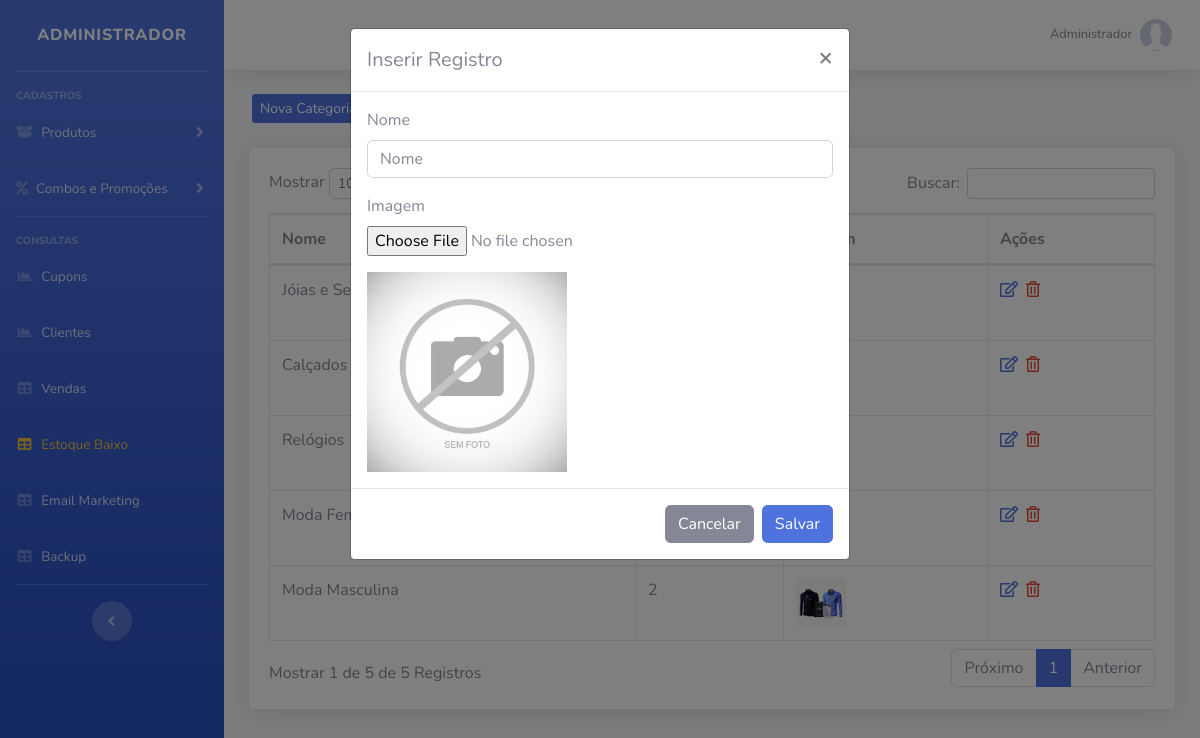
The app's page /sistema/painel-admin/index.php?pag=categorias&funcao=novo (signed in) with its own data.
### tables this page shows
CREATE TABLE `usuarios` (
  `id` int(11) NOT NULL AUTO_INCREMENT,
  `nome` varchar(50) NOT NULL,
  `cpf` varchar(20) NOT NULL,
  `email` varchar(50) NOT NULL,
  `senha` varchar(35) NOT NULL,
  `senha_crip` varchar(150) NOT NULL,
  `nivel` varchar(20) NOT NULL,
  PRIMARY KEY (`id`)
);

CREATE TABLE `categorias` (
  `id` int(11) NOT NULL AUTO_INCREMENT,
  `nome` varchar(50) NOT NULL,
  `nome_url` varchar(50) NOT NULL,
  `imagem` varchar(100) NOT NULL,
  PRIMARY KEY (`id`)
);

### config.php (called while the page is built, shortened)
<?php
$nivel_estoque = 5;
 ?>

### sistema/painel-admin/categorias.php (the view, shortened to what this page needs)
<?php
$pag = "categorias";
require_once("../../conexao.php");
?>
<div class="row mt-4 mb-4">
    <a type="button" class="btn-primary btn-sm ml-3 d-none d-md-block" href="index.php?pag=<?php echo $pag ?>&funcao=novo">Nova Categoria</a>
</div>
<div class="card shadow mb-4">
    <div class="card-body">
        <div class="table-responsive">
            <table class="table table-bordered" id="dataTable" width="100%" cellspacing="0">
                <thead>
                    <tr>
                        <th>Nome</th>
                        <th>Itens</th>
                        <th>Imagem</th>
                        <th>Ações</th>
                    </tr>
                </thead>
                <tbody>
                   <?php
                   $query = $pdo->query("SELECT * FROM categorias order by id desc ");
                   $res = $query->fetchAll(PDO::FETCH_ASSOC);
                   for ($i=0; $i < count($res); $i++) {
                      $nome = $res[$i]['nome'];
                      $imagem = $res[$i]['imagem'];
                      $id = $res[$i]['id'];
                      $query2 = $pdo->query("SELECT * FROM sub_categorias where id_categoria = '$id' ");
                   	  $res2 = $query2->fetchAll(PDO::FETCH_ASSOC);
                   	  $itens = @count($res2);
                      ?>
                    <tr>
                        <td><?php echo $nome ?></td>
                        <td><?php echo $itens ?></td>
                        <td><img src="../../img/categorias/<?php echo $imagem ?>" width="50"></td>
                        <td>
                             <a href="index.php?pag=<?php echo $pag ?>&funcao=editar&id=<?php echo $id ?>" class='text-primary mr-1' title='Editar Dados'><i class='far fa-edit'></i></a>
                            <a href="index.php?pag=<?php echo $pag ?>&funcao=excluir&id=<?php echo $id ?>" class='text-danger mr-1' title='Excluir Registro'><i class='far fa-trash-alt'></i></a>
                        </td>
                    </tr>
<?php } ?>
                </tbody>
            </table>
        </div>
    </div>
</div>
<div class="modal fade" id="modalDados" tabindex="-1" role="dialog" aria-labelledby="exampleModalLabel" aria-hidden="true">
    <div class="modal-dialog" role="document">
        <div class="modal-content">
            <div class="modal-header">
                <?php
                if (@$_GET['funcao'] == 'editar') {
                    $titulo = "Editar Registro";
                    $id2 = $_GET['id'];
                    $query = $pdo->query("SELECT * FROM categorias where id = '" . $id2 . "' ");
                    $res = $query->fetchAll(PDO::FETCH_ASSOC);
                    $nome2 = $res[0]['nome'];
                    $imagem2 = $res[0]['imagem'];
                } else {
                    $titulo = "Inserir Registro";
                }
                ?>
                <h5 class="modal-title" id="exampleModalLabel"><?php echo $titulo ?></h5>
                <button type="button" class="close" data-dismiss="modal" aria-label="Close">
                    <span aria-hidden="true">&times;</span>
                </button>
            </div>
            <form id="form" method="POST">
                <div class="modal-body">
                    <div class="form-group">
                        <label >Nome</label>
                        <input value="<?php echo @$nome2 ?>" type="text" class="form-control" id="nome-cat" name="nome-cat" placeholder="Nome">
                    </div>
                    <div class="form-group">
                        <label >Imagem</label>
                        <input type="file" value="<?php echo @$imagem2 ?>"  class="form-control-file" id="imagem" name="imagem" onChange="carregarImg();">
                    </div>
                    <?php if(@$imagem2 != ""){ ?>
                    	 <img src="../../img/categorias/<?php echo $imagem2 ?>" width="200" height="200" id="target">
                 	<?php  }else{ ?>
                    <img src="../../img/categorias/sem-foto.jpg" width="200" height="200" id="target">
                	<?php } ?>
                </div>
                <div class="modal-footer">
                    <button type="button" id="btn-fechar" class="btn btn-secondary" data-dismiss="modal">Cancelar</button>
                    <button type="submit" name="btn-salvar" id="btn-salvar" class="btn btn-primary">Salvar</button>
                </div>
            </form>
        </div>
    </div>
</div>

### sistema/painel-admin/index.php (shortened to what this page needs)
<?php
require_once("../../conexao.php");
$query = $pdo->query("SELECT * FROM produtos where estoque <= '$nivel_estoque' order by estoque asc ");
$res = $query->fetchAll(PDO::FETCH_ASSOC);
if(@count($res) > 0){
    $classe_estoque = 'text-warning';
}else{
    $classe_estoque = '';
}
$pag = @$_GET["pag"];
$menu1 = "produtos";
$menu2 = "categorias";
$menu3 = "sub-categorias";
$menu4 = "combos";
$menu5 = "promocoes";
$menu6 = "clientes";
$menu7 = "vendas";
$menu8 = "backup";
$menu9 = "tipo-envios";
$menu10 = "carac";
$menu11 = "alertas";
$menu12 = "cupons";
$menu13 = "estoque";
$res = $pdo->query("SELECT * FROM usuarios where id = '$_SESSION[id_usuario]'");
$dados = $res->fetchAll(PDO::FETCH_ASSOC);
$nome_usu = @$dados[0]['nome'];
?>
<!DOCTYPE html>
<html lang="en">
<head>
    <link href="../vendor/fontawesome-free/css/all.min.css" rel="stylesheet" type="text/css">
    <link href="../css/sb-admin-2.min.css" rel="stylesheet">
    <link href="../css/style.css" rel="stylesheet">
    <link href="../vendor/datatables/dataTables.bootstrap4.min.css" rel="stylesheet">
</head>
<body id="page-top">
    <div id="wrapper">
        <ul class="navbar-nav bg-gradient-primary sidebar sidebar-dark accordion" id="accordionSidebar">
            <a class="sidebar-brand d-flex align-items-center justify-content-center" href="index.php">
                <div class="sidebar-brand-text mx-3">Administrador</div>
            </a>
            <hr class="sidebar-divider my-0">
            <hr class="sidebar-divider">
            <div class="sidebar-heading">
                Cadastros
            </div>
            <li class="nav-item">
                <a class="nav-link collapsed" href="#" data-toggle="collapse" data-target="#collapseTwo" aria-expanded="true" aria-controls="collapseTwo">
                    <i class="fas fa-box-open"></i>
                    <span>Produtos</span>
                </a>
            </li>
            <li class="nav-item">
                <a class="nav-link collapsed" href="#" data-toggle="collapse" data-target="#collapseUtilities" aria-expanded="true" aria-controls="collapseUtilities">
                    <i class="fas fa-percent"></i>
                    <span>Combos e Promoções</span>
                </a>
            </li>
            <hr class="sidebar-divider">
            <div class="sidebar-heading">
                Consultas
            </div>
             <li class="nav-item">
                <a class="nav-link" href="index.php?pag=<?php echo $menu12 ?>">
                    <i class="fas fa-fw fa-chart-area"></i>
                    <span>Cupons</span></a>
                </li>
            <li class="nav-item">
                <a class="nav-link" href="index.php?pag=<?php echo $menu6 ?>">
                    <i class="fas fa-fw fa-chart-area"></i>
                    <span>Clientes</span></a>
                </li>
                <li class="nav-item">
                    <a class="nav-link" href="index.php?pag=<?php echo $menu7 ?>">
                        <i class="fas fa-fw fa-table"></i>
                        <span>Vendas</span></a>
                    </li>
                     <li class="nav-item">
                    <a class="nav-link" href="index.php?pag=<?php echo $menu13 ?>">
                        <i class="fas fa-fw fa-table <?php echo $classe_estoque ?>"></i>
                        <span class="<?php echo $classe_estoque ?>">Estoque Baixo</span></a>
                    </li>
                     <li class="nav-item">
                        <a class="nav-link" href="" data-toggle="modal" data-target="#ModalEmail">
                            <i class="fas fa-fw fa-table"></i>
                            <span>Email Marketing</span></a>
                        </li>
                    <li class="nav-item">
                        <a class="nav-link" href="backup.php">
                            <i class="fas fa-fw fa-table"></i>
                            <span>Backup</span></a>
                        </li>
                        <hr class="sidebar-divider d-none d-md-block">
                        <div class="text-center d-none d-md-inline">
                            <button class="rounded-circle border-0" id="sidebarToggle"></button>
                        </div>
                    </ul>
                    <div id="content-wrapper" class="d-flex flex-column">
                        <div id="content">
                            <nav class="navbar navbar-expand navbar-light bg-white topbar mb-4 static-top shadow">
                                <ul class="navbar-nav ml-auto">
                                    <li class="nav-item dropdown no-arrow">
                                        <a class="nav-link dropdown-toggle" href="#" id="userDropdown" role="button" data-toggle="dropdown" aria-haspopup="true" aria-expanded="false">
                                            <span class="mr-2 d-none d-lg-inline text-gray-600 small"><?php echo @$nome_usu ?></span>
                                            <img class="img-profile rounded-circle" src="../../img/sem-foto.jpg">
                                        </a>
                                    </li>
                                </ul>
                            </nav>
                            <div class="container-fluid">
                                <?php if ($pag == null) {
                                    include_once("home.php");
                                } else if ($pag==$menu1) {
                                    include_once($menu1.".php");
                                } else if ($pag==$menu2) {
                                    include_once($menu2.".php");
                                } else if ($pag==$menu3) {
                                    include_once($menu3.".php");
                                } else if ($pag==$menu4) {
                                    include_once($menu4.".php");
                                } else if ($pag==$menu5) {
                                    include_once($menu5.".php");
                                } else if ($pag==$menu6) {
                                    include_once($menu6.".php");
                                } else if ($pag==$menu7) {
                                    include_once($menu7.".php");
                                } else if ($pag==$menu8) {
                                    include_once($menu8.".php");
                                } else if ($pag==$menu9) {
                                    include_once($menu9.".php");
                                } else if ($pag==$menu10) {
                                    include_once($menu10.".php");
                                 } else if ($pag==$menu11) {
                                    include_once($menu11.".php");
                                } else if ($pag==$menu12) {
                                    include_once($menu12.".php");
                                } else if ($pag==$menu13) {
                                    include_once($menu13.".php");
                                } else {
                                    include_once("home.php");
                                }
                                ?>
                            </div>
                        </div>
                    </div>
                </div>
            </body>
            </html>

### records on screen
usuarios: nome "Administrador"
categorias: nome "Jóias e Semi-Jóias"
categorias: nome "Calçados"
categorias: nome "Relógios"
categorias: nome "Moda Feminina"
categorias: nome "Moda Masculina", itens "2", imagem (picture)

### other values on screen
$titulo "Inserir Registro"
